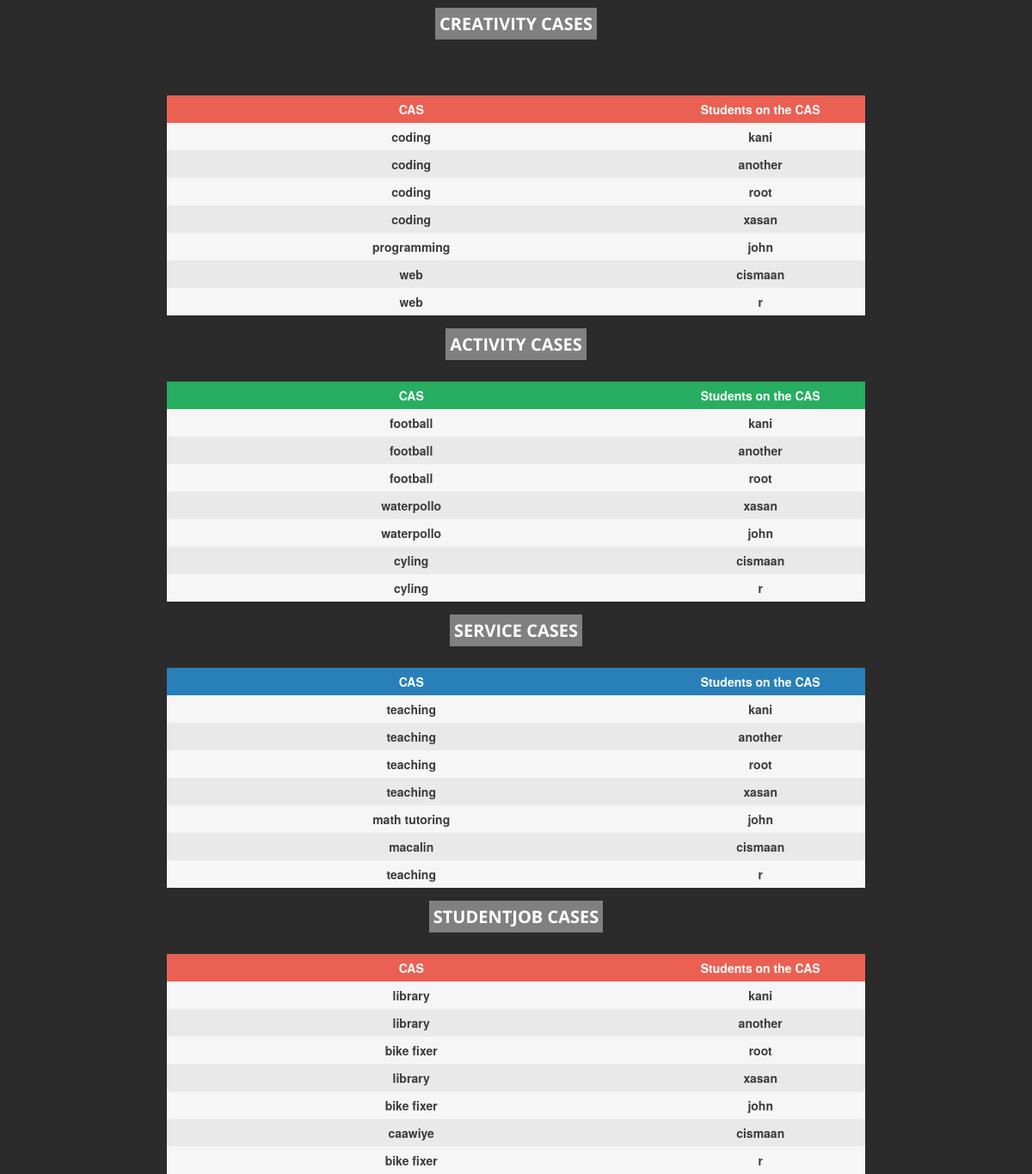
Page /casgroups.php on the committed database.
### tables this page shows
CREATE TABLE member(id INTEGER PRIMARY KEY AUTOINCREMENT NOT NULL, username TEXT, password TEXT, email Text, phone Text);

### casgroups.php (the view, shortened to what this page needs)
<!DOCTYPE html>
<html>
<head>
<link rel="stylesheet" href="https://maxcdn.bootstrapcdn.com/font-awesome/4.4.0/css/font-awesome.min.css">
</head>
<body>
<div class="wrap">
  <div class="search">
    <input type="text" class="searchTerm" placeholder="What are you looking for?">
    <button type="submit" class="searchButton">
      <i class="fa fa-search"></i>
    </button>
  </div>
</div>
</body>
</html>
<?php
$conn = new PDO('sqlite:db_member.sqlite3');
$adminsel = "select member.username as users, caschoices.creativity as creativity, caschoices.activity as activity, caschoices.service as service, caschoices.studentjob as studentjob from caschoices join member where member.id=caschoices.userid order by creativity, activity, service, studentjob DESC";
$stmt = $conn->prepare($adminsel);
$stmt->execute();
$result=$stmt->fetchAll();
echo '<center>';
echo '<table style="position:relative; top:70px;">';
echo '<th style="background-color: #ea6153;"><b>CAS</b></th>
		<th style="padding: 6px; background-color: #ea6153;"><b>Students on the CAS</b></th>
		<b style="background-color: grey; color: white; font-size: 20px; padding: 5px;">CREATIVITY CASES</b>';
foreach($result as $x){
echo '
	<tr><td>'.$x["creativity"].'</td><td>'.$x["users"].'</td></tr>';
}
echo '</table>';
echo '</center>';
echo '<center>';
echo '<table style="position:relative; top:70px;">';
echo '<th style="background-color: #27ae60;"><b>CAS</b></th>
		<th style="padding: 6px; background-color: #27ae60;"><b>Students on the CAS</b></th>
		<div style="position: relative; margin-top: 50px;"><b style="color: white; font-size: 20px; padding: 5px; background-color: grey; position:relative; top: 40px; ">ACTIVITY CASES</b></div>';
foreach($result as $x){
echo '
	<tr><td>'.$x["activity"].'</td><td>'.$x["users"].'</td></tr>';
}
echo '</table>';
echo '</center>';
echo '<center>';
echo '<table style="position:relative; top:70px;">';
echo '<th style="background-color: #2980b9;"><b>CAS</b></th>
		<th style="padding: 6px; background-color: #2980b9;"><b>Students on the CAS</b></th>
		<div style="position: relative; margin-top: 50px;"><b style="color: white; background-color:grey; font-size: 20px; padding: 5px; position:relative; top: 40px;">SERVICE CASES</b></div>';
foreach($result as $x){
echo '
	<tr><td>'.$x["service"].'</td><td>'.$x["users"].'</td></tr>';
}
echo '</table>';
echo '</center>';
echo '<center>';
echo '<table style="position:relative; top:70px;">';
echo '<th style="background-color: #ea6153;"><b>CAS</b></th>
		<th style="padding: 6px; background-color: #ea6153;"><b>Students on the CAS</b></th>
		<div style="position: relative; margin-top: 50px;"><b style="color: white; background-color: grey; font-size: 20px; padding: 5px; position:relative; top: 40px;">STUDENTJOB CASES</b></div>';
foreach($result as $x){
echo '
	<tr><td>'.$x["studentjob"].'</td><td>'.$x["users"].'</td></tr>';
}
echo '</table>';
echo '</center>';
?>

### casgroups.php (style rules this page uses)
body { background: #f2f2f2; font-family: 'Open Sans', sans-serif; }
.search { width: 100%; position: relative; display: flex; }
.searchTerm { width: 100%; border: 3px solid #00B4CC; border-right: none; padding: 5px; height: 20px; border-radius: 5px 0 0 5px; outline: none; color: #9DBFAF; }
.searchButton { width: 40px; height: 36px; border: 1px solid #00B4CC; background: #00B4CC; text-align: center; color: #fff; border-radius: 0 5px 5px 0; cursor: pointer; font-size: 20px; }
.wrap { width: 30%; position: absolute; top: 12%; left: 50%; transform: translate(-50%, -50%); }

### rows in the picture
member: creativity "coding", username "kani", activity "football", service "teaching", studentjob "library"
member: creativity "coding", username "another", activity "football", service "teaching", studentjob "library"
member: creativity "coding", username "root", activity "football", service "teaching", studentjob "bike fixer"
member: creativity "coding", username "xasan", activity "waterpollo", service "teaching", studentjob "library"
member: creativity "programming", username "john", activity "waterpollo", service "math tutoring", studentjob "bike fixer"
member: creativity "web", username "cismaan", activity "cyling", service "macalin", studentjob "caawiye"
member: creativity "web", username "r", activity "cyling", service "teaching", studentjob "bike fixer"
